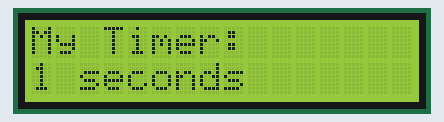
A sketch run on a simulated Arduino Uno, built with avr-gcc and run on an emulated ATmega328P. On the bench: 16×2 character LCD.

Above: at 0.1 s.
At 3.1 s:
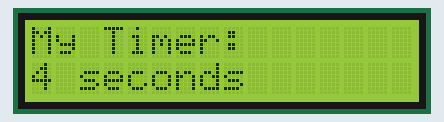
At 7.1 s:
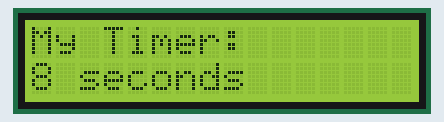
At 15.2 s:
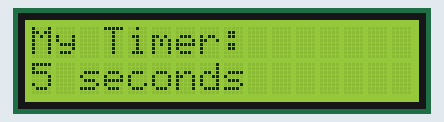
At 22.2 s:
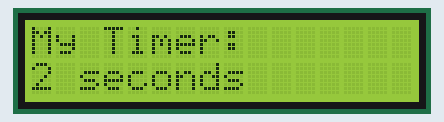
At 30.2 s:
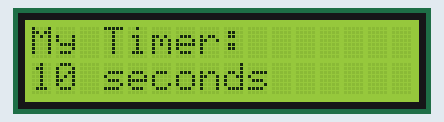

Measured:
- what the display in image 1 shows lasts 1.0 s, from 3.1 s to 4.1 s
- what the display in image 5 shows lasts 2.0 s, from 30.2 s to 32.2 s

The sketch:

LCD_counter.ino
```cpp
#include <LiquidCrystal.h> //Load LCD library
LiquidCrystal LCD(10,9,5,4,3,2); //LCD objet
int myCounter=0; //declare variable myCounter

void setup() {
  // put your setup code here, to run once:
  LCD.begin(16,2); //size of the object -first column and then rows-
  LCD.setCursor(0,0); //set the cursor at upper left display
  LCD.print("My Timer: "); //print of the first line
}

void loop() {
  // put your main code here, to run repeatedly:
  for (myCounter=1; myCounter<=10; myCounter=myCounter+1){
    LCD.setCursor(0,1); //set cursor on the second line
    LCD.print("           "); //display an empty line
    LCD.setCursor(0,1); //set cursor on the second line
    LCD.print(myCounter); //print current value
    LCD.print(" seconds"); //finish the print on the second line
    delay(1000); //delay 1000 miliseconds
  }
  for (myCounter=10; myCounter>=0; myCounter=myCounter-1){
    LCD.setCursor(0,1); //set cursor on the second line
    LCD.print("           "); //display an empty line
    LCD.setCursor(0,1); //set cursor on the second line
    LCD.print(myCounter); //print current value
    LCD.print(" seconds"); //finish the print on the second line
    delay(1000); //delay 1000 miliseconds
  }
}
```
